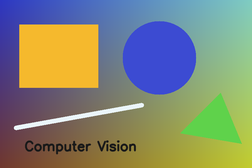
#> input picture image_processing/input/sample_image.png, 252 x 168 px, shrunk from 720 x 480 before the run
$ python task3_color_spaces.py
#> lines starting #> are read from the running program, lines starting #| are printed output that depends on the picture
### image_processing/src/common.py
from pathlib import Path

import cv2
import matplotlib.pyplot as plt


ROOT = Path(__file__).resolve().parents[1]
INPUT_IMAGE = ROOT / "input" / "sample_image.png"
RESULT_DIR = ROOT / "results"


def ensure_dirs():
    (ROOT / "input").mkdir(parents=True, exist_ok=True)
    RESULT_DIR.mkdir(parents=True, exist_ok=True)


def read_bgr(path=INPUT_IMAGE):
    image = cv2.imread(str(path), cv2.IMREAD_COLOR)
#> image is the input picture: shape (168, 252, 3); mean B, G, R 116, 135.5, 130.4
    if image is None:
        raise FileNotFoundError(f"Cannot read image: {path}")
    return image


def bgr_to_rgb(image):
    return cv2.cvtColor(image, cv2.COLOR_BGR2RGB)


def save_figure(fig, name):
    ensure_dirs()
    output = RESULT_DIR / name
    fig.savefig(output, dpi=180, bbox_inches="tight", facecolor="white")
    plt.close(fig)
    print(f"Saved: {output}")


def show_image(ax, image, title, cmap=None):
    ax.imshow(image, cmap=cmap)
    ax.set_title(title)
    ax.axis("off")

### image_processing/src/task3_color_spaces.py
import cv2
import matplotlib.pyplot as plt

from common import bgr_to_rgb, read_bgr, save_figure, show_image


def main():
    bgr = read_bgr()
    rgb = bgr_to_rgb(bgr)
    gray = cv2.cvtColor(bgr, cv2.COLOR_BGR2GRAY)
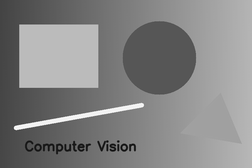
#> gray: shape (168, 252); min 3, max 252, mean 131.7
    hsv = cv2.cvtColor(bgr, cv2.COLOR_BGR2HSV)
#> hsv: shape (168, 252, 3); mean H, S, V 67.8, 129.3, 173.9
    lab = cv2.cvtColor(bgr, cv2.COLOR_BGR2LAB)
#> lab: shape (168, 252, 3); mean of channels 0, 1, 2 144.2, 129.3, 136.7
    ycrcb = cv2.cvtColor(bgr, cv2.COLOR_BGR2YCrCb)
#> ycrcb: shape (168, 252, 3); mean of channels 0, 1, 2 131.7, 127, 119.1

    fig, axes = plt.subplots(3, 4, figsize=(16, 11))
    show_image(axes[0, 0], rgb, "RGB")
    show_image(axes[0, 1], gray, "Grayscale", "gray")
    show_image(axes[0, 2], hsv[:, :, 0], "HSV: H (Hue)", "hsv")
    show_image(axes[0, 3], hsv[:, :, 1], "HSV: S (Saturation)", "gray")

    show_image(axes[1, 0], hsv[:, :, 2], "HSV: V (Brightness)", "gray")
    show_image(axes[1, 1], lab[:, :, 0], "Lab: L (Lightness)", "gray")
    show_image(axes[1, 2], lab[:, :, 1], "Lab: a (Green-Red)", "gray")
    show_image(axes[1, 3], lab[:, :, 2], "Lab: b (Blue-Yellow)", "gray")

    show_image(axes[2, 0], ycrcb[:, :, 0], "YCrCb: Y (Luma)", "gray")
    show_image(axes[2, 1], ycrcb[:, :, 1], "YCrCb: Cr", "gray")
    show_image(axes[2, 2], ycrcb[:, :, 2], "YCrCb: Cb", "gray")
    show_image(axes[2, 3], bgr, "Incorrect BGR display (comparison)")

    fig.suptitle("Task 3: Color Space Conversion Visualization", fontsize=16)
    fig.tight_layout()
    save_figure(fig, "task3_color_spaces.png")
#> in save_figure, `fig.savefig(output, dpi=180, bbox_inches="tight", facecolor="white")`:
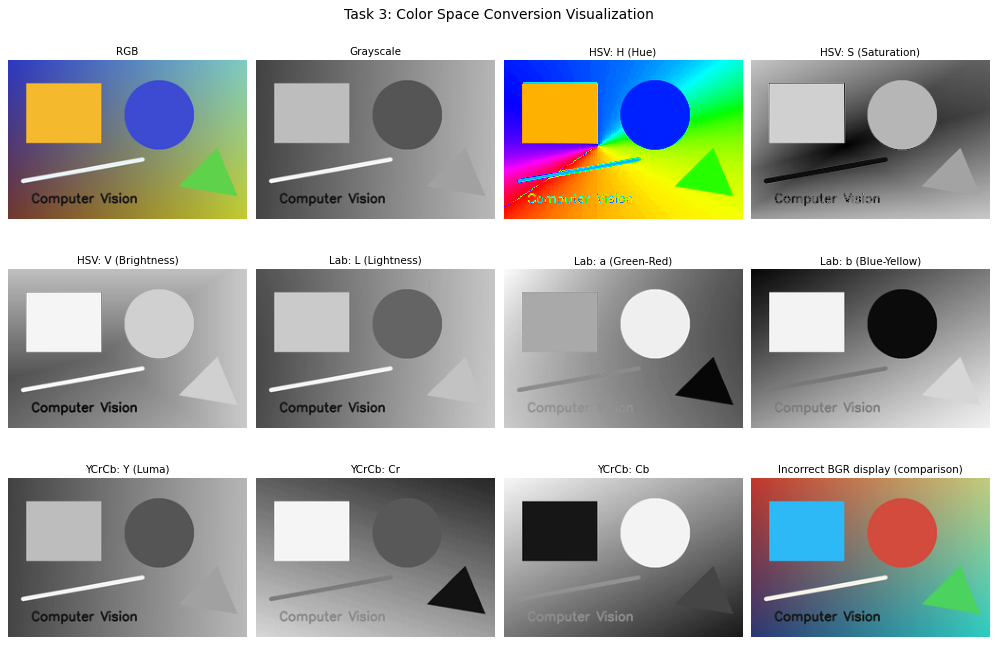
#> figure drawn by matplotlib, 12 panels; B, G, R data is drawn as R, G, B


if __name__ == "__main__":
    main()

$ run again, with image_processing/results/task1_operations.png copied over image_processing/input/sample_image.png
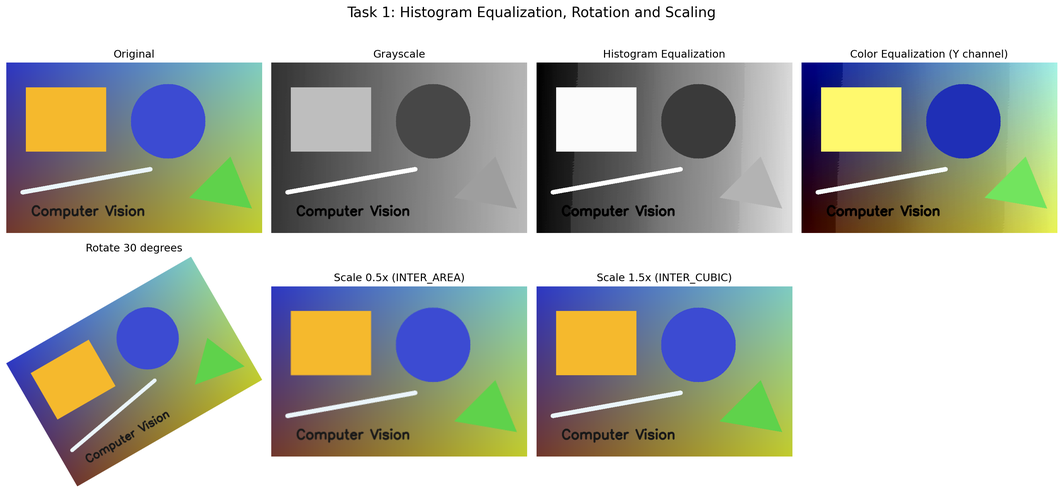
#> input picture image_processing/results/task1_operations.png, 1063 x 496 px, shrunk from 3041 x 1420 before the run
#> in read_bgr, image is the input picture: shape (496, 1063, 3); mean B, G, R 178.3, 186, 183.4
#> in main, `gray = cv2.cvtColor(bgr, cv2.COLOR_BGR2GRAY)`:
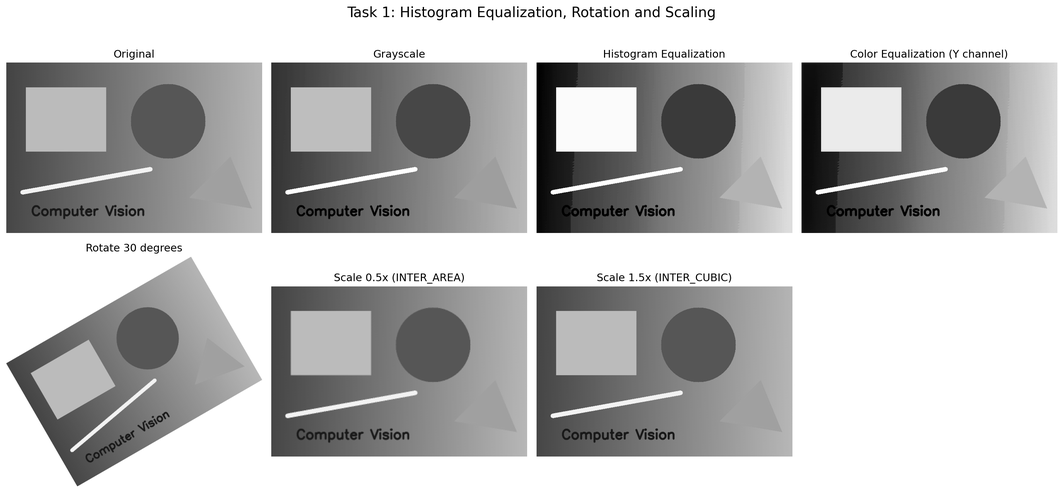
#> gray: shape (496, 1063); min 0, max 255, mean 184.3
#> hsv: shape (496, 1063, 3); mean H, S, V 27.1, 50.9, 200.3
#> lab: shape (496, 1063, 3); mean of channels 0, 1, 2 190.1, 128.3, 131.3
#> ycrcb: shape (496, 1063, 3); mean of channels 0, 1, 2 184.3, 127.3, 124.6

$ run again, with image_processing/results/task1_rotated_30deg.png copied over image_processing/input/sample_image.png
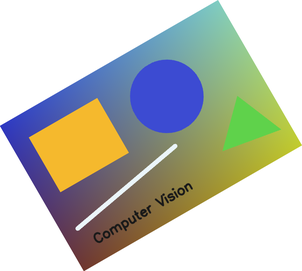
#> input picture image_processing/results/task1_rotated_30deg.png, 302 x 271 px, shrunk from 863 x 775 before the run
#> in read_bgr, image is the input picture: shape (271, 302, 3); mean B, G, R 183.1, 193.2, 190.5
#> in main, `gray = cv2.cvtColor(bgr, cv2.COLOR_BGR2GRAY)`:
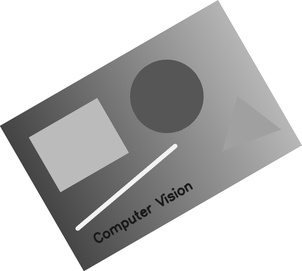
#> gray: shape (271, 302); min 7, max 255, mean 191.3
#> hsv: shape (271, 302, 3); mean H, S, V 36.1, 66.7, 213.1
#> lab: shape (271, 302, 3); mean of channels 0, 1, 2 197.7, 128.7, 132.5
#> ycrcb: shape (271, 302, 3); mean of channels 0, 1, 2 191.3, 127.5, 123.4
